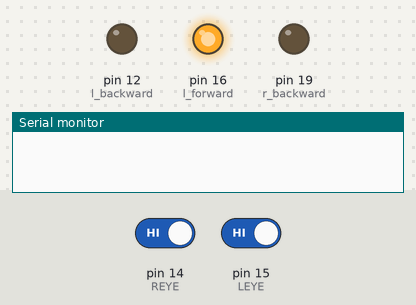
Bench run of a sketch on a simulated Arduino Uno, built with avr-gcc and run on an emulated ATmega328P. Parts: output pins drawn as LEDs (lit = HIGH), the last lines printed to the serial monitor. The test bench sets the inputs (shaded band); at power-on: pin 14 (REYE) HIGH, pin 15 (LEYE) HIGH.

Above: at 6.2 s.
6.3 s: pin 14 (REYE) driven LOW
At 7.3 s:
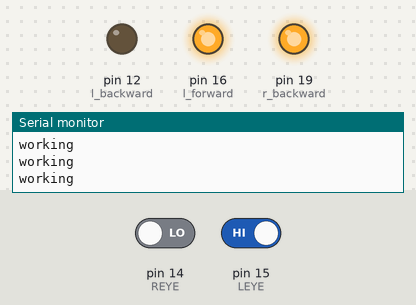
7.8 s: pin 14 (REYE) driven HIGH
At 8.6 s:
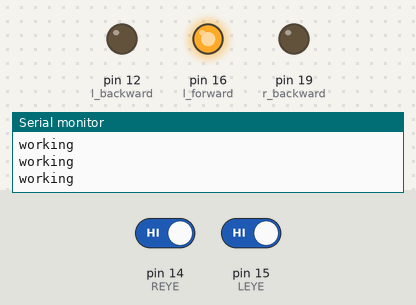
9.3 s: pin 15 (LEYE) driven LOW
At 9.6 s:
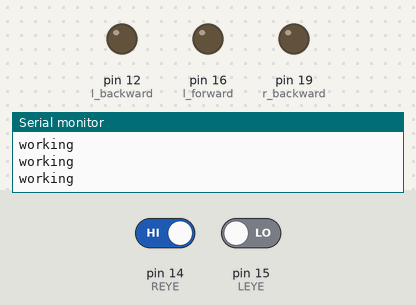
10.8 s: pin 15 (LEYE) driven HIGH
At 12.0 s:
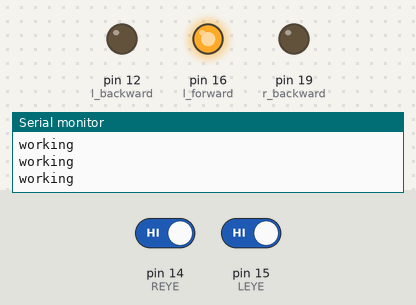
Timing chart, 0 to 13.3 s (numbered marks = the images above; inputs shaded):
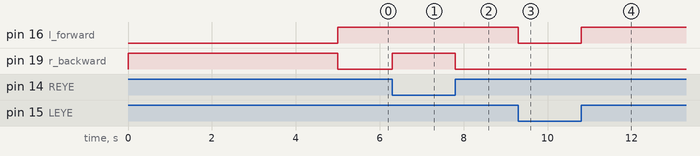

Measured:
- after the input at 6.3 s, pin 19 (r_backward): LOW → HIGH at once
- after the input at 7.8 s, pin 19 (r_backward): HIGH → LOW at once
- after the input at 9.3 s, pin 16 (l_forward): HIGH → LOW at once
- after the input at 10.8 s, pin 16 (l_forward): LOW → HIGH at once

The sketch:

prototype-line-following.ino
```cpp
const int LEYE = 15; //left eye
const int REYE = 14; //right
const int l_backward = 12;
const int l_forward = 16;
const int r_forward = 17;
const int r_backward = 19;

void move_forward()
{
  digitalWrite(r_forward, HIGH);
  digitalWrite(r_backward, LOW);
  digitalWrite(l_forward, HIGH);
  digitalWrite(l_backward, LOW);
}

void move_right()
{
  digitalWrite(r_forward, LOW);
  digitalWrite(r_backward, HIGH);
  digitalWrite(l_forward, HIGH);
  digitalWrite(l_backward, LOW);
}

/*void reverse(){
  digitalWrite(r_forward, LOW);
  digitalWrite(r_backward, HIGH);
  digitalWrite(l_forward, LOW);
  digitalWrite(l_backward, LOW);
}*/

void move_left()
{
  digitalWrite(r_forward, HIGH);
  digitalWrite(r_backward, LOW);
  digitalWrite(l_forward, LOW);
  digitalWrite(l_backward, LOW);
}

void stop_(){
  digitalWrite(r_forward, LOW);
  digitalWrite(r_backward, HIGH);
  digitalWrite(l_forward, LOW);
  digitalWrite(l_backward, LOW);
}

void setup() {
  Serial.begin(9600);
  pinMode( l_forward, OUTPUT );
  pinMode( r_backward, OUTPUT );
  pinMode( l_backward, OUTPUT );
  pinMode( l_forward, OUTPUT );
  pinMode( LEYE, INPUT );
  pinMode( REYE, INPUT );
  stop_();
  delay(5000);
  move_forward();
}

void loop() {
  if((digitalRead( REYE ) != HIGH) || (digitalRead( LEYE ) != HIGH)){
    if((digitalRead( REYE ) != HIGH) && (digitalRead( LEYE ) != HIGH)){
      stop_();
    }
    else if(digitalRead( REYE ) != HIGH){
      Serial.println("working");
      move_right();
    }
    else{
      move_left();
    }
  }
  else{
    move_forward();
  }
  //delay(30);
  /*if((digitalRead( REYE ) != HIGH) && (digitalRead( LEYE ) != HIGH)){
      stop_();
    }
    else{
      move_forward();
    }*/
  //move_forward();
}
```
